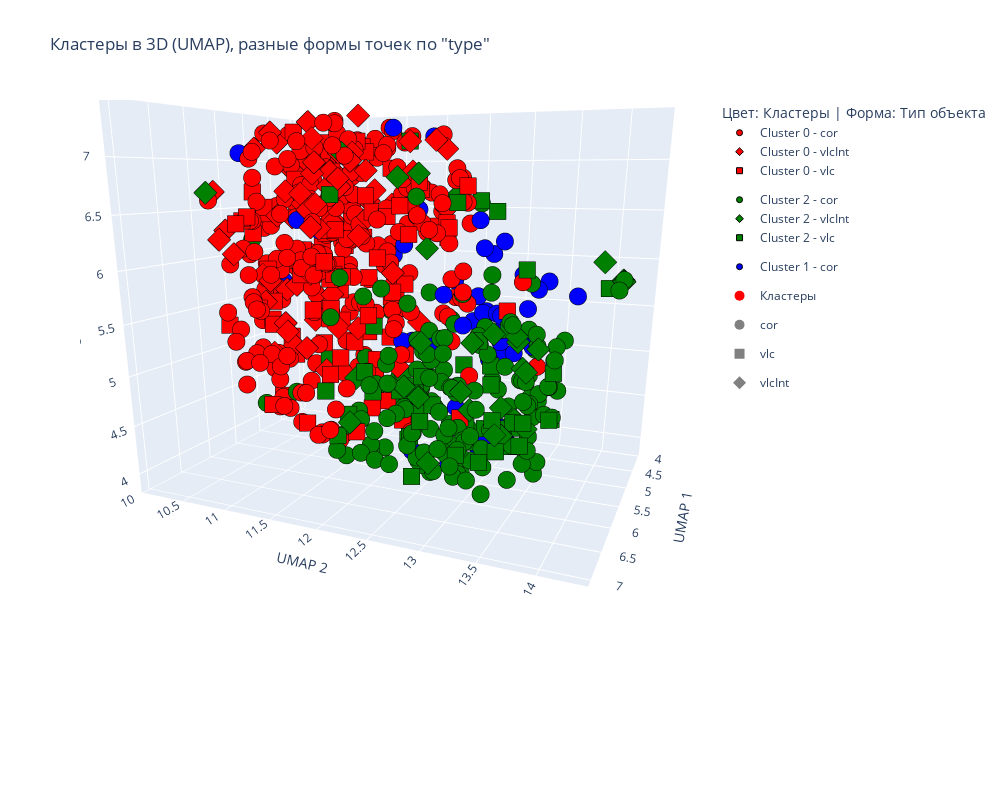

The notebook cell saved with this chart:
### Code cell
import plotly.graph_objects as go

# Понижение размерности до 3D с помощью UMAP
reducer = umap.UMAP(n_components=3, random_state=42)
embedding = reducer.fit_transform(X_scaled)

# Создаем датафрейм для визуализации
data_vis = pd.DataFrame(embedding, columns=['UMAP_x', 'UMAP_y', 'UMAP_z'])
data_vis['Cluster'] = clusters_gmm.astype(str)  # Преобразуем кластеры в строки для легенды
data_vis['type'] = final_df.iloc[:, 1].values      # Типы объектов: cor, vlc, vlcInt

# Цвета для кластеров
cluster_colors = {'0': 'red', '1': 'blue', '2': 'green'}

# Символы для типов объектов
symbols = {'cor': 'circle', 'vlc': 'square', 'vlcInt': 'diamond'}

# Создаем фигуру
fig = go.Figure()

# Добавляем точки по группам (кластер + тип)
for cluster in data_vis['Cluster'].unique():
    for obj_type in data_vis['type'].unique():
        subset = data_vis[(data_vis['Cluster'] == cluster) & (data_vis['type'] == obj_type)]
        fig.add_trace(go.Scatter3d(
            x=subset['UMAP_x'],
            y=subset['UMAP_y'],
            z=subset['UMAP_z'],
            mode='markers',
            marker=dict(
                size=6,
                color=cluster_colors[cluster],
                symbol=symbols[obj_type],
                line=dict(width=1, color='black')
            ),
            name=f'Cluster {cluster} - {obj_type}',
            legendgroup=f'Cluster {cluster}',  # Группируем по кластерам
            showlegend=True
        ))

# Настройка легенды: делим на две части
# --- Легенда для кластеров ---
fig.add_trace(go.Scatter3d(
    x=[None], y=[None], z=[None],
    mode='markers',
    marker=dict(size=10, color='red'),
    name='Кластеры'
))

# --- Легенда для форм ---
for obj_type in symbols:
    fig.add_trace(go.Scatter3d(
        x=[None], y=[None], z=[None],
        mode='markers',
        marker=dict(size=10, color='gray', symbol=symbols[obj_type]),
        name=obj_type,
        legendgroup=obj_type,
        showlegend=True
    ))

# Обновляем layout
fig.update_layout(
    title='Кластеры в 3D (UMAP), разные формы точек по "type"',
    scene=dict(
        xaxis_title='UMAP 1',
        yaxis_title='UMAP 2',
        zaxis_title='UMAP 3'
    ),
    legend=dict(title="Цвет: Кластеры | Форма: Тип объекта"),
    width=1000,
    height=800
)

fig.show()

### Figure 1 — Plotly figure (JSON) as saved in the notebook; plotly's stock layout.template omitted (floating-point values rounded to 4 significant figures; data arrays with more than 128 entries replaced by an {"elided": "..."} marker saying what was removed)
{"data": [{"legendgroup": "Cluster 0", "marker": {"color": "red", "line": {"color": "black", "width": 1}, "size": 6, "symbol": "circle"}, "mode": "markers", "name": "Cluster 0 - cor", "showlegend": true, "type": "scatter3d", "x": {"elided": "246 float values"}, "y": {"elided": "246 float values"}, "z": {"elided": "246 float values"}}, {"legendgroup": "Cluster 0", "marker": {"color": "red", "line": {"color": "black", "width": 1}, "size": 6, "symbol": "diamond"}, "mode": "markers", "name": "Cluster 0 - vlcInt", "showlegend": true, "type": "scatter3d", "x": [5.331, 6.232, 4.118, 5.907, 6.066, 5.969, 6.459, 6.059, 4.992, 4.769, 6.513, 4.914, 4.382, 6.093, 5.459, 5.626, 6.456, 4.889, 6.951, 6.553, 6.011, 6.186, 5.332, 5.168, 6.39, 4.971, 5.31, 6.845, 6.794, 5.047, 6.277, 6.354, 4.237, 5.393, 5.477, 6.823, 4.535, 6.055, 6.32, 6.512, 6.191, 5.213, 4.759, 5.583, 6.569, 5.472, 4.998, 4.018, 5.372, 5.31, 5.869, 6.803, 5.835, 6.081, 6.632, 6.439, 5.986, 6.238, 6.315, 4.74, 5.434, 6.636, 6.475, 6.117, 5.019, 6.362, 5.66, 6.505, 5.896, 5.132, 5.842, 5.726, 4.892], "y": [12.17, 11.56, 10.76, 11.34, 11.31, 11.9, 10.81, 10.83, 10.63, 10.61, 11.74, 11.09, 11.22, 10.34, 10.47, 12.26, 12.06, 11.46, 11.94, 11.27, 11.99, 11.1, 12.27, 12.46, 11.9, 10.38, 10.78, 11.86, 11.58, 11.65, 12.02, 11.57, 10.73, 11.34, 11.43, 11.92, 11.58, 10.95, 12.39, 11.72, 11.95, 12.36, 10.33, 10.9, 10.73, 12.07, 10.46, 11.71, 11.26, 11.69, 11.45, 11.77, 11.2, 11.63, 11.52, 11.3, 12.06, 11.71, 11.03, 10.41, 11.32, 12.22, 11.75, 11.14, 10.61, 11.81, 11.1, 10.76, 11.65, 12.45, 10.95, 11.04, 10.77], "z": [6.882, 7.161, 6.536, 7.321, 6.012, 7.356, 6.134, 7.089, 6.758, 6.973, 6.951, 6.865, 6.564, 6.69, 5.517, 7.147, 6.962, 6.417, 6.439, 5.921, 6.886, 7.221, 6.74, 7.092, 6.817, 5.559, 5.903, 6.57, 5.518, 7.128, 5.49, 5.977, 6.563, 5.284, 7.054, 6.617, 6.536, 5.109, 6.022, 6.859, 7.035, 7.173, 5.904, 5.09, 6.273, 4.947, 5.59, 5.139, 5.633, 4.79, 4.934, 6.698, 5.136, 6.749, 6.713, 6.496, 6.715, 6.633, 5.936, 6.383, 6.382, 6.356, 6.396, 5.442, 6.897, 6.876, 6.574, 6.354, 6.743, 6.53, 7.148, 5.767, 5.241]}, {"legendgroup": "Cluster 0", "marker": {"color": "red", "line": {"color": "black", "width": 1}, "size": 6, "symbol": "square"}, "mode": "markers", "name": "Cluster 0 - vlc", "showlegend": true, "type": "scatter3d", "x": [5.72, 6.163, 5.215, 4.842, 5.053, 5.456, 5.467, 4.896, 5.874, 4.935, 5.45, 5.592, 6.487, 5.676, 6.371, 4.462, 4.89, 5.381, 6.608, 4.759, 4.122, 5.417, 4.718, 6.746, 4.359, 6.248, 5.445, 4.673, 5.303, 5.521, 5.823, 5.07, 5.596, 4.707, 4.567, 5.27, 4.88, 4.768, 4.818, 5.467, 6.499, 4.669, 5.322, 5.485, 5.956, 5.215, 4.842, 6.762, 5.328, 4.602, 5.571, 5.571, 6.12, 5.001, 5.494, 5.905, 5.348, 5.848, 4.655, 4.19, 5.988, 6.331, 6.787, 5.31, 5.461, 5.02, 5.586, 5.937, 4.53, 5.82, 5.363, 4.756, 5.396, 5.308, 5.277, 5.817, 6.166, 5.094, 5.023, 5.089, 5.781, 6.634, 5.412, 4.455, 4.851, 5.994, 5.911, 5.618, 5.283, 5.718, 5.675, 6.044], "y": [10.81, 10.99, 10.42, 11.84, 11.02, 10.55, 10.76, 11.45, 10.28, 11.71, 11.81, 11.43, 12.23, 12.85, 11.11, 11.71, 10.87, 10.32, 10.96, 12.33, 10.45, 11.1, 10.5, 12.08, 11.0, 10.77, 10.89, 11.09, 11.87, 11.75, 12.33, 11.81, 10.65, 11.0, 11.03, 11.67, 11.5, 11.85, 11.76, 11.29, 12.22, 10.55, 12.06, 11.69, 11.87, 11.15, 11.7, 11.95, 10.42, 11.26, 12.35, 12.33, 11.35, 11.17, 10.86, 11.33, 10.83, 11.16, 11.41, 10.8, 11.62, 10.89, 12.25, 10.25, 10.79, 11.01, 12.8, 12.06, 11.27, 12.24, 11.96, 12.23, 10.94, 12.53, 11.32, 11.91, 11.74, 10.78, 10.22, 11.07, 12.7, 12.06, 11.26, 11.59, 11.72, 12.79, 11.51, 13.25, 11.95, 10.55, 11.45, 11.86], "z": [4.55, 5.97, 5.481, 6.573, 7.174, 5.326, 5.978, 5.157, 5.311, 4.383, 4.99, 5.977, 5.657, 6.753, 4.662, 5.652, 4.976, 6.676, 6.424, 6.311, 6.064, 7.097, 5.854, 5.315, 6.517, 6.429, 7.263, 6.641, 6.448, 7.062, 6.318, 6.915, 5.301, 5.578, 5.828, 4.388, 6.47, 4.906, 4.417, 5.498, 6.68, 6.819, 4.313, 7.113, 7.14, 6.289, 5.106, 6.141, 6.516, 6.177, 6.717, 6.784, 4.424, 6.636, 4.967, 5.554, 6.806, 5.891, 4.504, 6.035, 6.881, 6.471, 4.665, 6.234, 5.156, 6.24, 4.513, 6.101, 4.671, 6.575, 5.698, 6.331, 6.089, 6.261, 5.343, 5.897, 6.367, 6.379, 6.433, 5.308, 6.43, 6.005, 5.8, 5.508, 5.563, 6.401, 4.905, 5.633, 4.99, 5.489, 5.889, 5.299]}, {"legendgroup": "Cluster 2", "marker": {"color": "green", "line": {"color": "black", "width": 1}, "size": 6, "symbol": "circle"}, "mode": "markers", "name": "Cluster 2 - cor", "showlegend": true, "type": "scatter3d", "x": {"elided": "150 float values"}, "y": {"elided": "150 float values"}, "z": {"elided": "150 float values"}}, {"legendgroup": "Cluster 2", "marker": {"color": "green", "line": {"color": "black", "width": 1}, "size": 6, "symbol": "diamond"}, "mode": "markers", "name": "Cluster 2 - vlcInt", "showlegend": true, "type": "scatter3d", "x": [6.406, 6.617, 6.096, 6.192, 4.469, 6.378, 6.418, 6.382, 6.096, 6.442, 5.558, 6.824, 6.368, 6.687, 6.22, 6.143, 6.666, 5.566, 6.416, 6.131, 5.603, 6.57, 5.333, 6.299, 5.751, 6.292, 5.763, 6.267, 6.479, 6.08, 6.066, 5.647, 6.085], "y": [13.36, 13.16, 11.9, 10.32, 12.34, 12.66, 13.57, 12.92, 12.96, 13.42, 14.27, 12.2, 12.46, 12.9, 12.68, 12.58, 12.81, 14.28, 13.58, 12.43, 14.11, 12.04, 13.3, 13.63, 12.96, 13.6, 13.27, 12.98, 13.2, 13.38, 12.53, 13.5, 13.67], "z": [5.571, 5.094, 4.955, 6.683, 6.648, 6.86, 5.569, 4.438, 4.336, 4.689, 5.965, 4.758, 6.831, 4.434, 6.237, 4.85, 5.498, 5.956, 5.523, 4.936, 6.12, 7.023, 4.484, 5.24, 4.663, 5.269, 4.729, 4.45, 5.494, 4.562, 4.851, 4.509, 5.402]}, {"legendgroup": "Cluster 2", "marker": {"color": "green", "line": {"color": "black", "width": 1}, "size": 6, "symbol": "square"}, "mode": "markers", "name": "Cluster 2 - vlc", "showlegend": true, "type": "scatter3d", "x": [6.321, 6.499, 4.428, 5.257, 6.307, 6.355, 6.332, 6.782, 5.611, 5.864, 6.291, 5.425, 6.343, 6.464, 6.17, 6.409, 6.153, 5.615, 4.415, 5.061, 4.739, 5.934, 5.284, 6.235, 5.458, 5.923, 5.295, 4.881, 5.264, 6.409, 6.733, 6.09, 5.617, 5.411, 5.476, 6.358, 5.826, 5.761, 5.143, 6.362, 6.087, 5.417, 4.938, 5.602], "y": [13.4, 12.66, 12.59, 12.0, 11.92, 12.22, 13.63, 11.95, 13.34, 12.82, 13.23, 13.37, 12.69, 12.72, 13.43, 13.63, 12.11, 12.99, 12.77, 11.03, 12.19, 12.38, 13.01, 13.33, 14.14, 13.44, 13.27, 11.77, 13.02, 11.85, 12.31, 12.47, 12.33, 13.68, 12.83, 11.8, 13.75, 13.75, 12.8, 13.04, 13.22, 12.44, 12.61, 12.25], "z": [4.491, 4.198, 6.587, 4.619, 4.646, 5.538, 4.795, 5.005, 4.296, 6.613, 4.354, 5.999, 5.113, 4.729, 5.567, 4.61, 4.852, 5.325, 6.478, 4.834, 4.662, 4.336, 5.005, 4.75, 5.874, 4.649, 4.379, 4.41, 4.801, 4.452, 5.209, 4.426, 4.8, 4.562, 4.431, 6.682, 4.686, 5.118, 4.108, 4.416, 4.612, 4.556, 4.898, 7.149]}, {"legendgroup": "Cluster 1", "marker": {"color": "blue", "line": {"color": "black", "width": 1}, "size": 6, "symbol": "circle"}, "mode": "markers", "name": "Cluster 1 - cor", "showlegend": true, "type": "scatter3d", "x": [5.209, 6.587, 4.637, 4.971, 4.59, 4.66, 5.11, 5.118, 4.696, 4.057, 4.85, 5.727, 4.552, 4.943, 5.767, 4.191, 5.252, 5.361, 5.896, 5.026, 5.161, 5.168, 4.123, 4.922, 5.592, 4.616, 5.504, 4.152, 4.955, 4.236, 4.156, 6.266, 4.324, 4.12, 4.611, 4.971, 4.133, 5.313, 5.4, 4.319, 5.462, 5.087, 4.304, 4.406, 4.758, 4.534, 5.19, 4.167, 5.209], "y": [13.41, 11.59, 11.65, 13.01, 12.8, 11.79, 12.86, 13.52, 11.98, 12.41, 10.33, 12.34, 12.08, 12.53, 12.67, 12.78, 11.92, 13.13, 12.91, 13.1, 12.96, 13.17, 12.72, 11.88, 12.5, 12.73, 13.7, 12.5, 12.81, 12.24, 12.78, 10.79, 12.9, 12.59, 12.97, 13.22, 12.78, 13.37, 13.86, 11.75, 12.65, 12.92, 10.52, 13.01, 12.69, 13.2, 13.44, 12.57, 12.98], "z": [5.222, 6.47, 5.995, 5.464, 6.049, 6.116, 4.032, 5.862, 6.496, 5.209, 5.663, 4.139, 7.239, 4.41, 5.769, 4.866, 7.291, 6.246, 5.518, 4.278, 5.039, 4.197, 5.33, 5.09, 5.224, 5.229, 5.172, 5.52, 6.139, 5.696, 5.008, 7.042, 5.226, 5.348, 5.392, 5.893, 5.146, 5.613, 5.777, 4.967, 3.947, 4.101, 6.209, 4.951, 6.403, 5.227, 5.786, 5.334, 4.188]}, {"legendgroup": "Cluster 1", "marker": {"color": "blue", "line": {"color": "black", "width": 1}, "size": 6, "symbol": "diamond"}, "mode": "markers", "name": "Cluster 1 - vlcInt", "showlegend": true, "type": "scatter3d", "x": [], "y": [], "z": []}, {"legendgroup": "Cluster 1", "marker": {"color": "blue", "line": {"color": "black", "width": 1}, "size": 6, "symbol": "square"}, "mode": "markers", "name": "Cluster 1 - vlc", "showlegend": true, "type": "scatter3d", "x": [], "y": [], "z": []}, {"marker": {"color": "red", "size": 10}, "mode": "markers", "name": "Кластеры", "type": "scatter3d", "x": [null], "y": [null], "z": [null]}, {"legendgroup": "cor", "marker": {"color": "gray", "size": 10, "symbol": "circle"}, "mode": "markers", "name": "cor", "showlegend": true, "type": "scatter3d", "x": [null], "y": [null], "z": [null]}, {"legendgroup": "vlc", "marker": {"color": "gray", "size": 10, "symbol": "square"}, "mode": "markers", "name": "vlc", "showlegend": true, "type": "scatter3d", "x": [null], "y": [null], "z": [null]}, {"legendgroup": "vlcInt", "marker": {"color": "gray", "size": 10, "symbol": "diamond"}, "mode": "markers", "name": "vlcInt", "showlegend": true, "type": "scatter3d", "x": [null], "y": [null], "z": [null]}], "layout": {"height": 800, "legend": {"title": {"text": "Цвет: Кластеры | Форма: Тип объекта"}}, "scene": {"aspectmode": "auto", "aspectratio": {"x": 0.8524, "y": 1.186, "z": 0.9893}, "camera": {"center": {"x": 0.09873, "y": 0.003717, "z": -0.2792}, "eye": {"x": 1.844, "y": 0.7856, "z": 0.3182}, "projection": {"type": "perspective"}, "up": {"x": 0, "y": 0, "z": 1}}, "xaxis": {"title": {"text": "UMAP 1"}, "type": "linear"}, "yaxis": {"title": {"text": "UMAP 2"}, "type": "linear"}, "zaxis": {"title": {"text": "UMAP 3"}, "type": "linear"}}, "title": {"text": "Кластеры в 3D (UMAP), разные формы точек по \"type\""}, "width": 1000}}
